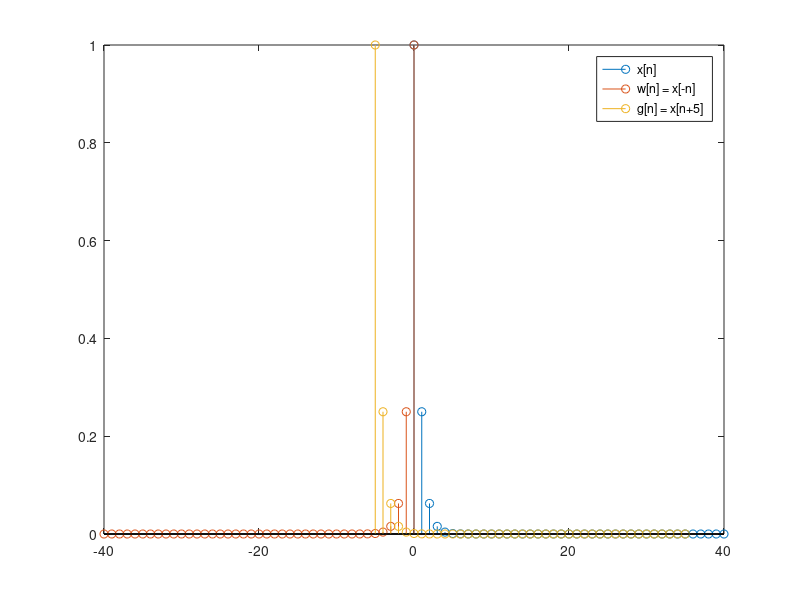

Reproduce this figure in MATLAB.
% Questão 04)

%Gerando os valores de n:
n = 0:40;

%Definindo a função x[n]:
Xn = (1/4).^n;

%Plotando o  gráfico:
stem(n, Xn);

%Mantendo o mesmo gráfico
hold on;

% Questão 05)

%Espelhando o sinal
stem(-n, Xn);

%Deslocando o sinal em t0 = -5
stem(n-5, Xn);

%Adicionando legendas:
legend('x[n]','w[n] = x[-n]', 'g[n] = x[n+5]');



